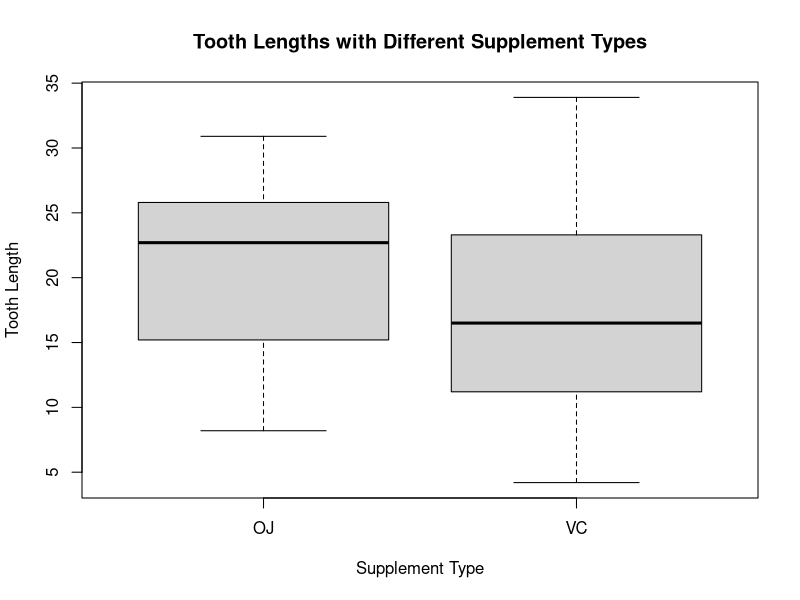
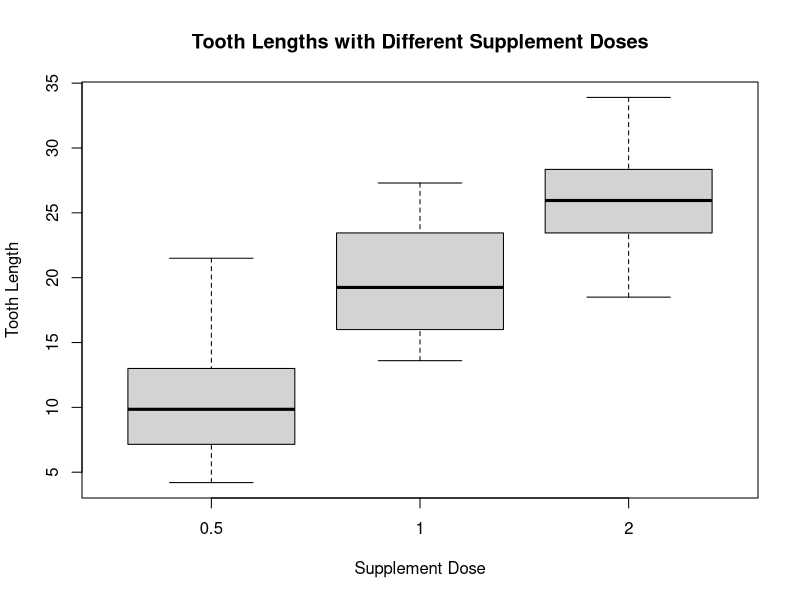

R code for these plots, in order:
## ---- chunk 1
# Load dataset
library(datasets)
data(ToothGrowth)

# Look at the dataset
dim(ToothGrowth)
summary(ToothGrowth)
str(ToothGrowth)
boxplot(ToothGrowth$len ~ ToothGrowth$supp, xlab = 'Supplement Type',
        ylab = 'Tooth Length',
        main = 'Tooth Lengths with Different Supplement Types')
## ---- chunk 2
boxplot(ToothGrowth$len ~ ToothGrowth$dose, xlab = 'Supplement Dose',
        ylab = 'Tooth Length',
        main = 'Tooth Lengths with Different Supplement Doses')
## ---- chunk 3
# Is vitamin supplement type related to tooth growth?
ttest <- t.test(len ~ supp, data = ToothGrowth)
ttest
## ---- chunk 4
# Is vitamin supplement dose related to tooth growth?
# Here we show comparison between 0.5 and 1.
dose1 <- ToothGrowth[ToothGrowth$dose == 0.5, 1]
dose2 <- ToothGrowth[ToothGrowth$dose == 1, 1]
ttest1 <- t.test(dose1, dose2)
ttest1

# p-values for the other pairs
dose3 <- ToothGrowth[ToothGrowth$dose == 2, 1]
ttest2 <- t.test(dose1, dose3)
ttest3 <- t.test(dose2, dose3)
